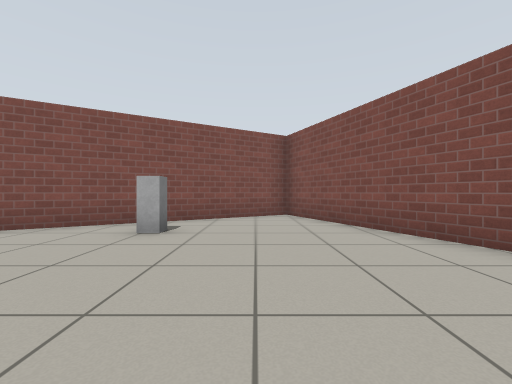
[1] (above)

22 first-person views from a walk through a Gazebo world. The camera is 0.72 m above the floor, looks level and sees 90° across. The floor is counted in squares, 1 m on a side. Each view is taken from the middle of a square. On the plan, view 1 faces up. The plan holds only what a view shows up to about 9 squares ahead; the rest is blank. Gazebo's built-in surfaces are drawn with simple patterns.

[2]
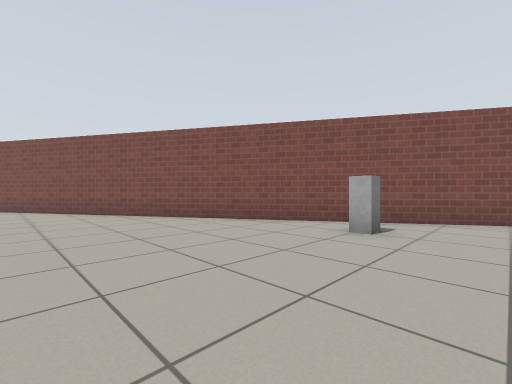

[3]
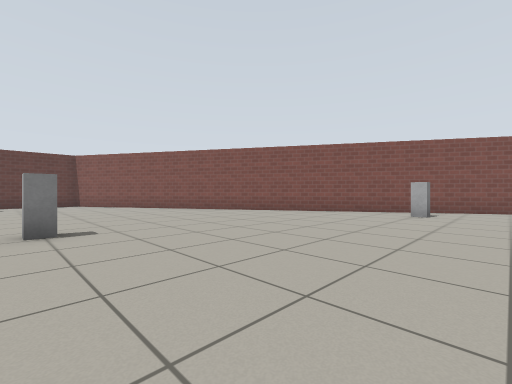

[4]
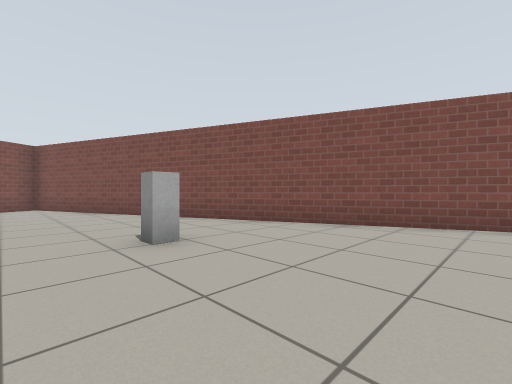

[5]
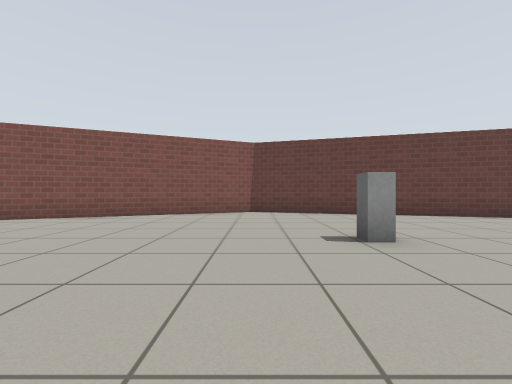

[6]
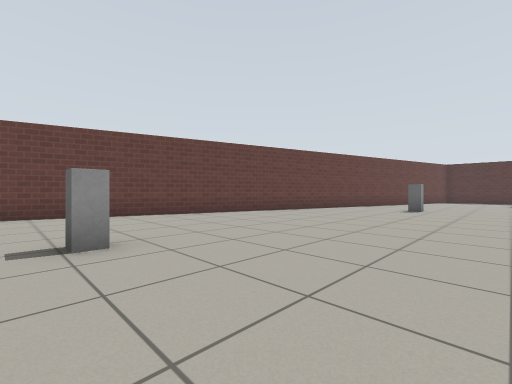

[7]
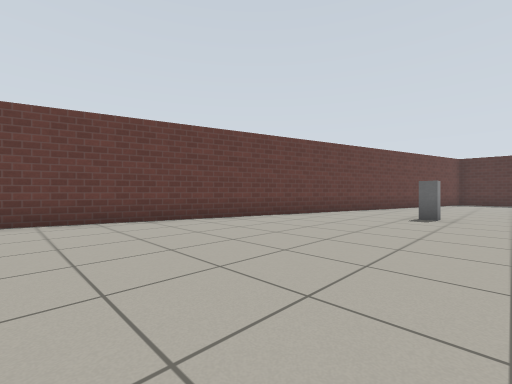

[8]
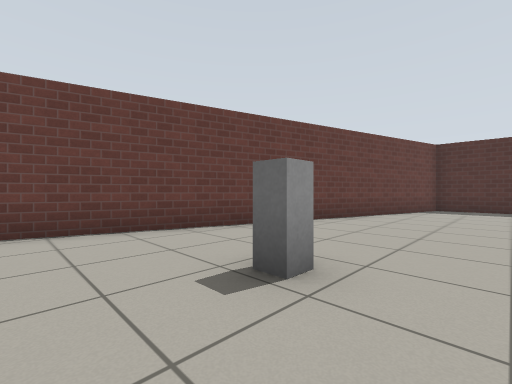

[9]
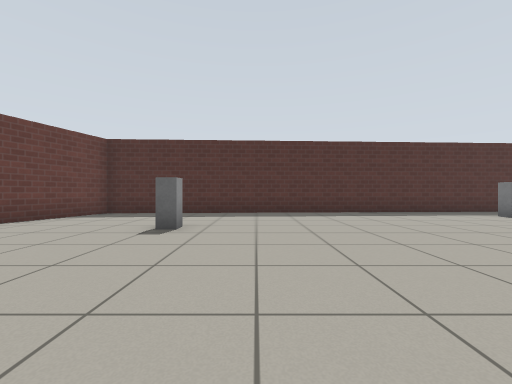

[10]
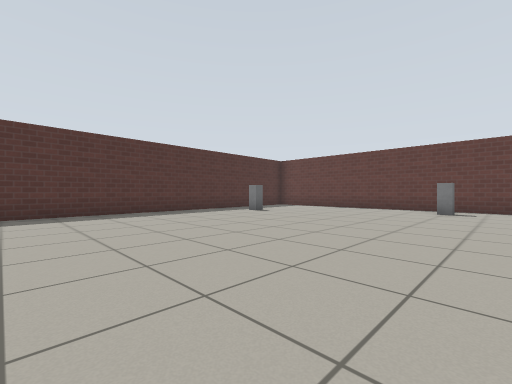

[11]
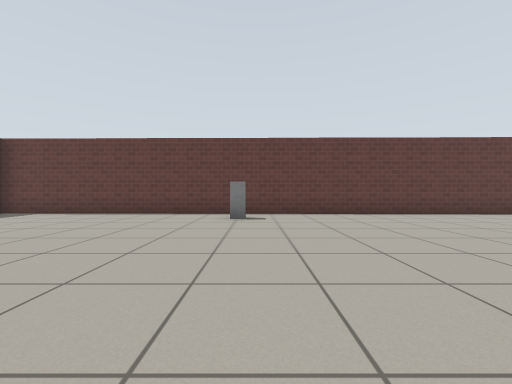

[12]
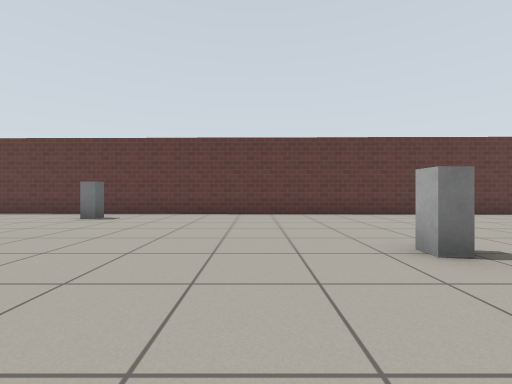

[13]
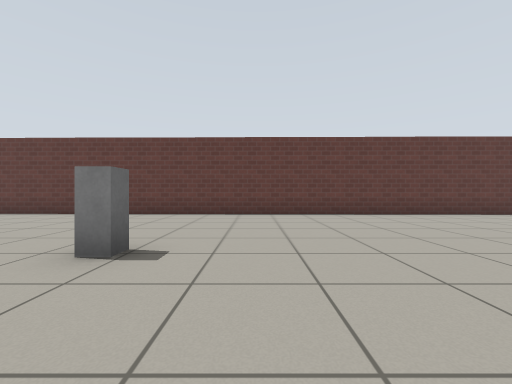

[14]
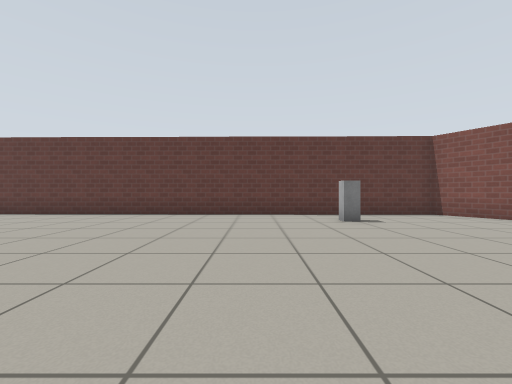

[15]
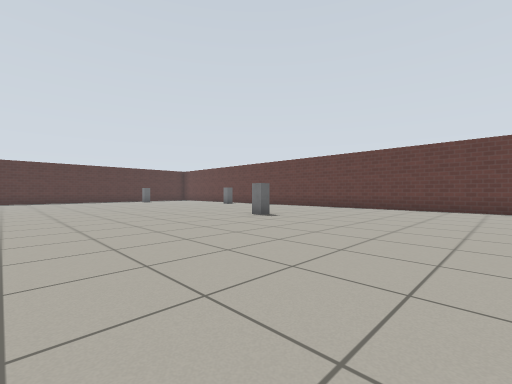

[16]
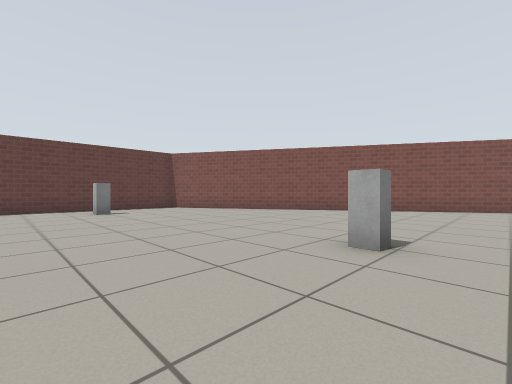

[17]
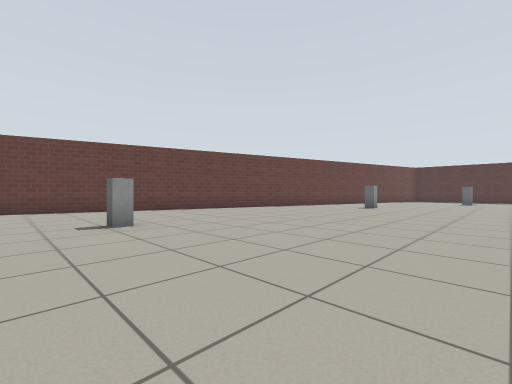

[18]
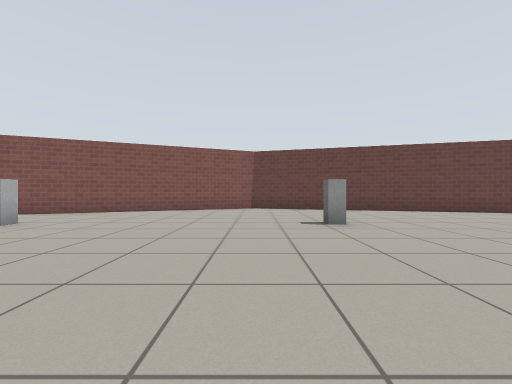

[19]
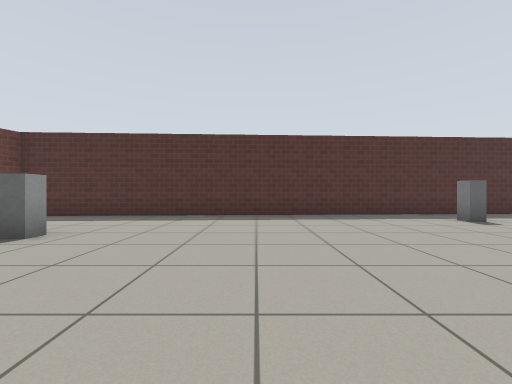

[20]
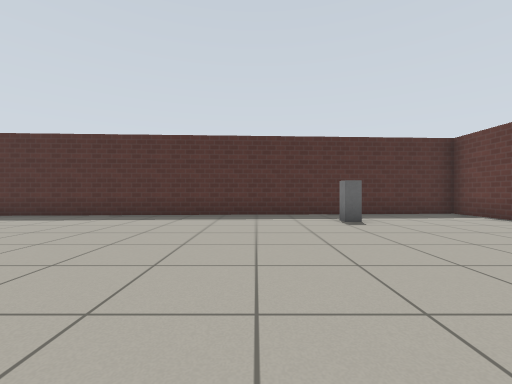

[21]
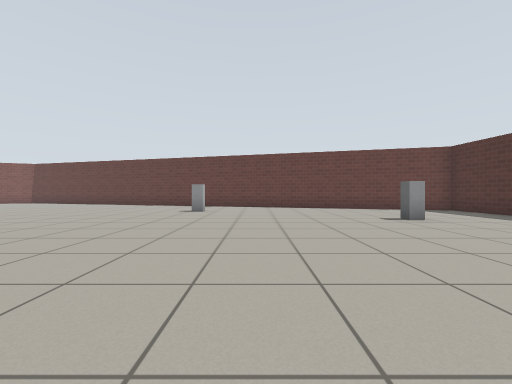

[22]
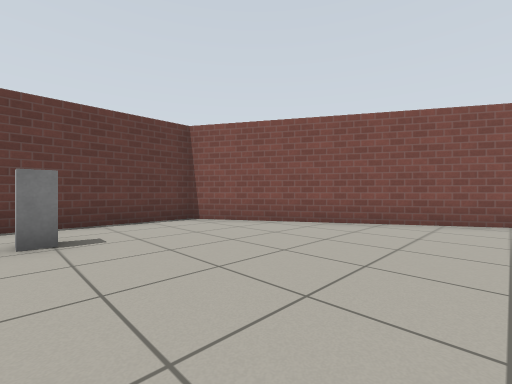

### Floor plan
Points are (right, up) in squares from view 1. A wall is a line through its corners. A room is listed if a view was taken in it or the views show most of it. See-through windows are left out.
Room 1 (views 1, 2, 3, 4, 5, 6, 7, 8, 9, 10, 11, 12, 13, 14, 15, 16, 17, 18, 19, 20, 21, 22)
walls: (7, -6.3) (1, 8.1) (-15.2, -1.4) (-15.5, -29.5) (1, -28.6) (7.3, -6.9)
objects: other object (-14, -21); other object (-13, -5); other object (-11, -27); other object (-10, -15); other object (-5, -4); other object (-2, -25); other object (-2, 5); other object (1, -19); other object (2, -9); other object (2, -1)

Where each view was taken, in squares from view 1:
view 1: 0 up, 0 right, facing up
view 2: 0 up, 0 right, facing up-left
view 3: 4 down, 0 right, facing up-left
view 4: 5 down, 0 right, facing up-right
view 5: 7 down, 2 left, facing right
view 6: 8 down, 2 left, facing down-right
view 7: 11 down, 1 left, facing down-right
view 8: 17 down, 1 left, facing down-right
view 9: 20 down, 4 left, facing down
view 10: 20 down, 4 left, facing down-left
view 11: 21 down, 7 left, facing left
view 12: 17 down, 7 left, facing left
view 13: 13 down, 7 left, facing left
view 14: 7 down, 7 left, facing left
view 15: 9 down, 4 left, facing down-left
view 16: 7 down, 4 left, facing up-left
view 17: 7 down, 4 left, facing down-right
view 18: 7 down, 4 left, facing right
view 19: 21 down, 6 left, facing down
view 20: 21 down, 9 left, facing down
view 21: 21 down, 9 left, facing right
view 22: 5 down, 9 left, facing up-left
